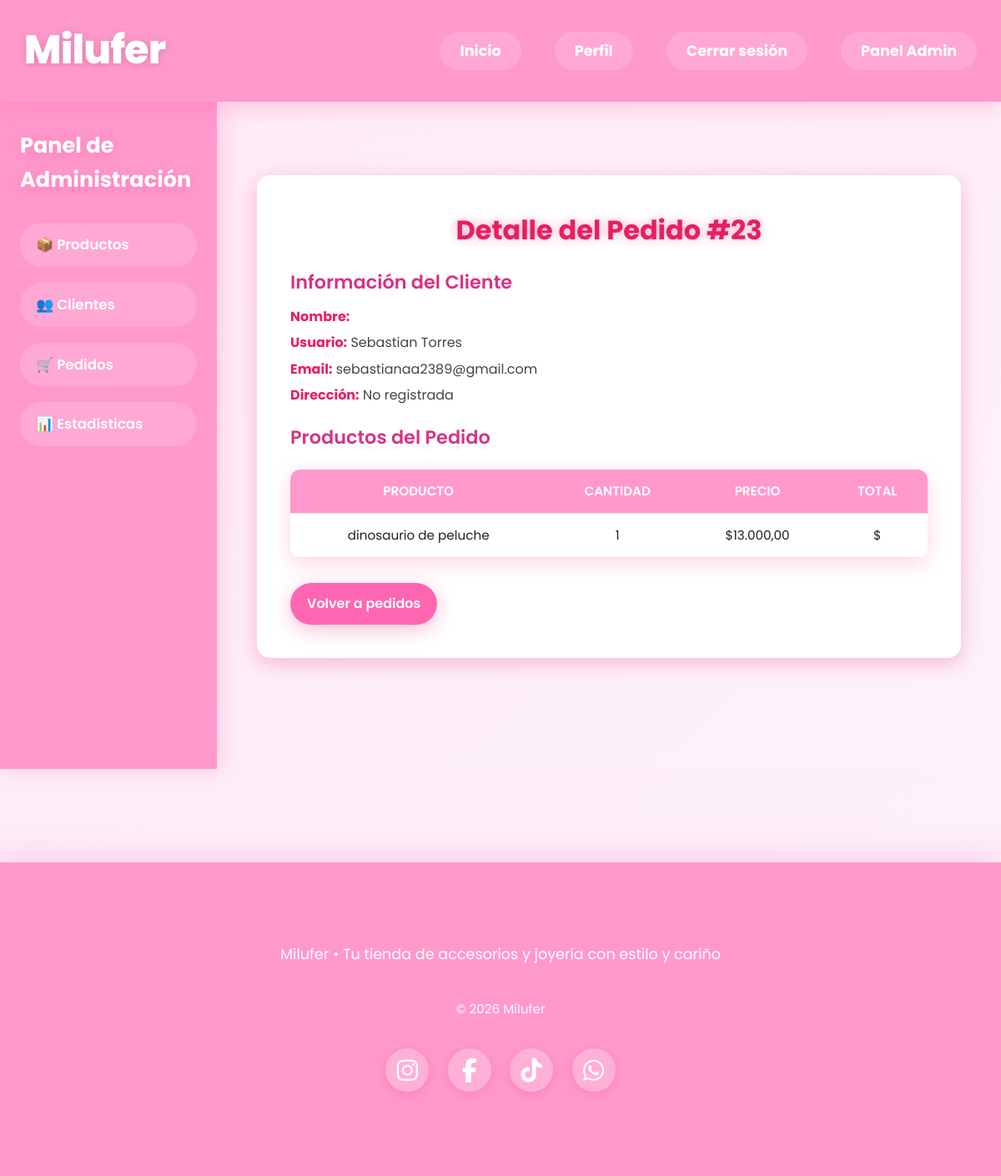
The page /dashboard/pedidos/23/detalle/ (signed in) on the database its author committed.
### ventas/models.py (models this page shows, shortened)
class Pedido(models.Model):
    ESTADOS = [
        ('pendiente', 'Pendiente'),
        ('confirmado', 'Confirmado'),
        ('cancelado', 'Cancelado'),
        ('expirado', 'Expirado')
    ]
    usuario = models.ForeignKey(User, on_delete=models.SET_NULL, null=True)
    total = models.DecimalField(max_digits=10, decimal_places=2, default=0)
    estado = models.CharField(max_length=20, choices=ESTADOS, default='pendiente')
    fecha_creacion = models.DateTimeField(auto_now_add=True)
    fecha_actualizacion = models.DateTimeField(auto_now=True)
    expiracion = models.DateTimeField()

class PedidoProducto(models.Model):
    pedido = models.ForeignKey(Pedido, on_delete=models.CASCADE, related_name='items')  # <- related_name agregado
    producto = models.ForeignKey(Producto, on_delete=models.CASCADE)
    cantidad = models.IntegerField()
    precio = models.DecimalField(max_digits=10, decimal_places=2)

### productos/models.py (models this page shows, shortened)
class Producto(models.Model):
    categoria = models.ForeignKey(Categoria, on_delete=models.PROTECT, related_name="productos")
    nombre = models.CharField(max_length=200)
    descripcion = models.TextField(blank=True, null=True)
    precio = models.DecimalField(max_digits=10, decimal_places=2)
    stock = models.PositiveIntegerField(default=0)
    imagen = models.ImageField(upload_to="productos/", blank=True, null=True)
    activo = models.BooleanField(default=True)
    creado = models.DateTimeField(auto_now_add=True)
    actualizado = models.DateTimeField(auto_now=True)
    class Meta:
        verbose_name = "Producto"
        verbose_name_plural = "Productos"

### dashboard/views.py (the view)
# urls.py: path("pedidos/<int:pedido_id>/detalle/", views.detalle_pedido, name="admin_detalle_pedido"),
@superuser_required
def detalle_pedido(request, pedido_id):
    pedido = get_object_or_404(Pedido, id=pedido_id)
    cliente = pedido.usuario  # Suponiendo que tu modelo Pedido tiene 'usuario = ForeignKey(User)'
    direccion = Direccion.objects.filter(usuario=cliente, principal=True).first()
    return render(request, "dashboard/detalle_pedido.html", {
        "pedido": pedido,
        "cliente": cliente,
        "direccion": direccion,
    })

### dashboard/views.py (called while the page is built)
def superuser_required(view_func):
    return user_passes_test(lambda u: u.is_superuser)(view_func)

### templates/dashboard/detalle_pedido.html (shortened to what this page needs)
{% extends "dashboard/dashboard.html" %}
{% load static %}
{%load humanize %}
{% block dashboard_content %}
<link rel="stylesheet" href="{% static 'css/dashboard/detalle_pedido.css' %}">
<div class="detalle-pedido-contenedor">
    <h1>Detalle del Pedido #{{ pedido.id }}</h1>
    <h2>Información del Cliente</h2>
    <p><strong>Nombre:</strong> {{ cliente.get_full_name }}</p>
    <p><strong>Usuario:</strong> {{ cliente.username }}</p>
    <p><strong>Email:</strong> {{ cliente.email }}</p>
    {% if direccion %}
    <p><strong>Dirección:</strong> {{ direccion.direccion }}</p>
    <p><strong>Ciudad:</strong> {{ direccion.ciudad }}</p>
    {% if direccion.referencia %}
    <p><strong>Referencia:</strong> {{ direccion.referencia }}</p>
    {% endif %}
    {% else %}
    <p><strong>Dirección:</strong> No registrada</p>
    {% endif %}
    <h2>Productos del Pedido</h2>
    <table>
        <thead>
            <tr>
                <th>Producto</th>
                <th>Cantidad</th>
                <th>Precio</th>
                <th>Total</th>
            </tr>
        </thead>
        <tbody>
            {% for item in pedido.items.all %}
            <tr>
                <td>{{ item.producto.nombre }}</td>
                <td>{{ item.cantidad }}</td>
                <td>${{ item.precio|intcomma }}</td>
                <td>${{ item.total|intcomma }}</td>
            </tr>
            {% empty %}
            <tr>
                <td colspan="4">No hay productos en este pedido.</td>
            </tr>
            {% endfor %}
        </tbody>
    </table>
    <a href="{% url 'dashboard:pedidos' %}" class="btn">Volver a pedidos</a>
</div>
{% endblock %}

### static/css/home.css (style rules this page uses)
:root { --pink-hot: #ff66b2; --pink-deep: #e91e63; --pink-medium: #ff99cc; --pink-border: #ffb3d9; --pink-bg-start: #ffeaf6; --pink-bg-end: #fdf2fb; --pink-glow: #ffccdd; --text-pink: #d63384; --text-dark: #222; --white: #ffffff; --radius-pill: 9999px; --radius-md: 16px; --transition-pop: all 0.32s cubic-bezier(0.4, 0, 0.2, 1); --transition-fast: all 0.18s ease-out; --shadow-glow: 0 6px 24px rgba(233, 30, 99, 0.28); --shadow-hover: 0 12px 36px rgba(233, 30, 99, 0.38); --glow-text: 0 3px 16px rgba(233, 30, 99, 0.22); }
* { margin: 0; padding: 0; box-sizing: border-box; }
body { font-family: 'Poppins', system-ui, sans-serif; background: linear-gradient(135deg, var(--pink-bg-start) 0%, var(--pink-bg-end) 100%); color: var(--text-dark); line-height: 1.6; min-height: 100vh; }

### static/css/dashboard/dashboard.css (style rules this page uses)
.dashboard-contenido h1 { font-size: 2.4rem; font-weight: 700; color: var(--pink-deep); margin-bottom: 1.5rem; text-shadow: var(--glow-text); }
.dashboard-contenido p { font-size: 1.2rem; color: var(--text-dark); max-width: 800px; line-height: 1.6; }

### static/css/dashboard/detalle_pedido.css (style rules this page uses)
.detalle-pedido-contenedor { max-width: 900px; margin: 40px auto; background: #fff; border-radius: 16px; padding: 40px; box-shadow: 0 6px 24px rgba(233, 30, 99, 0.28); font-family: 'Poppins', sans-serif; transition: all 0.32s cubic-bezier(0.4, 0, 0.2, 1); }
.detalle-pedido-contenedor h1 { font-size: 2rem; font-weight: 700; color: #e91e63; text-align: center; margin-bottom: 20px; text-shadow: 0 0 12px rgba(233, 30, 99, 0.38); }
.detalle-pedido-contenedor h2 { font-size: 1.4rem; font-weight: 600; color: #d63384; margin: 20px 0 10px; }
.detalle-pedido-contenedor p { font-size: 1rem; color: #444; margin: 6px 0; }
.detalle-pedido-contenedor strong { color: #e91e63; }
.detalle-pedido-contenedor table { width: 100%; border-collapse: collapse; margin-top: 20px; border-radius: 12px; overflow: hidden; box-shadow: 0 6px 24px rgba(233, 30, 99, 0.18); }
.detalle-pedido-contenedor th, .detalle-pedido-contenedor td { padding: 14px 16px; text-align: center; border-bottom: 1px solid #f0e0e8; font-size: 0.95rem; }
.detalle-pedido-contenedor th { background-color: #ff99cc; color: #fff; font-weight: 600; text-transform: uppercase; }
.detalle-pedido-contenedor .btn { display: inline-block; margin-top: 30px; background: #ff66b2; color: #fff; font-weight: 600; padding: 12px 20px; border-radius: 9999px; text-decoration: none; transition: all 0.32s cubic-bezier(0.4, 0, 0.2, 1); box-shadow: 0 6px 24px rgba(233, 30, 99, 0.28); }

### rows shown on the page
Pedido: id "23"
PedidoProducto: producto.nombre "dinosaurio de peluche", cantidad "1", precio "13.000,00"

### other values the page prints
{{ cliente.username }} "Sebastian Torres"
{{ cliente.email }} "sebastianaa2389@gmail.com"
